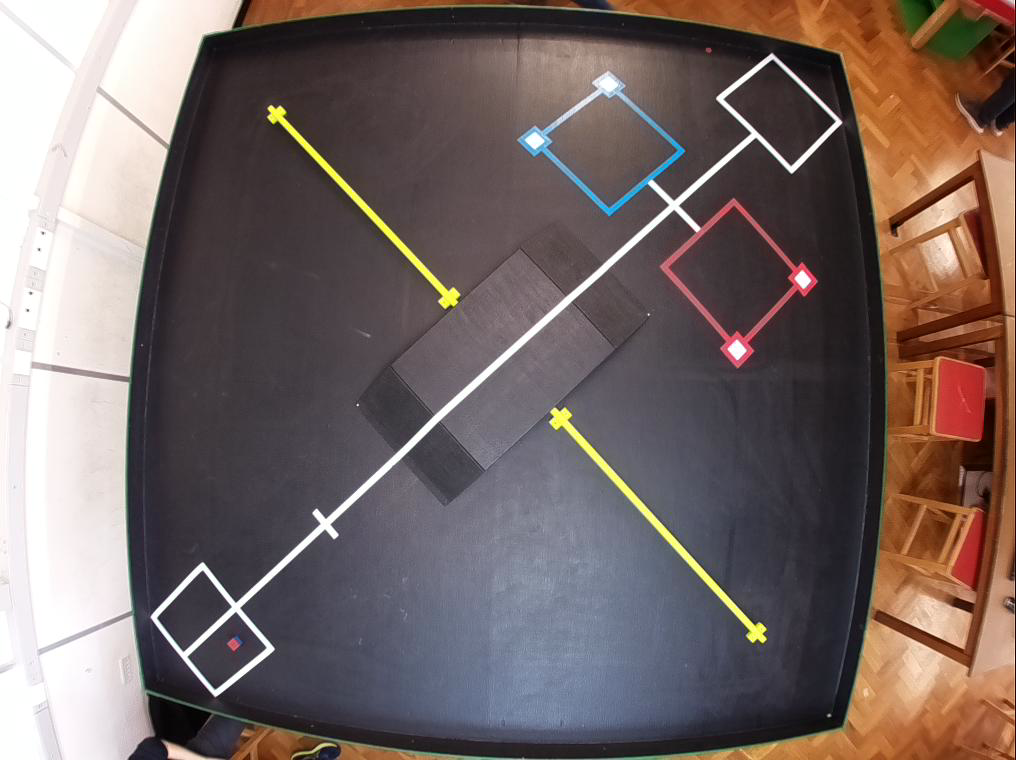
#> input picture Vision/TestPics/DT_imaged8.png, 1016 x 760 px, found by its file name
$ python test.py   (older library calls are emulated)
#> lines starting #> are read from the running program, lines starting #| are printed output that depends on the picture; after the words box and inside, x2 and y2 are one past the last pixel; in counts of white or black regions, pixels touching at a corner belong together
### Vision/calibrate.py
import cv2
import numpy as np
import os
import glob


# [50 lines left out: function calibrate, not called in this run]

def undistort_fisheye(img, K=np.array([[637.8931714029114, 0.0, 509.67125143385334], [0.0, 636.4000140079311, 371.2613659540199], [0.0, 0.0, 1.0]]), D=np.array([[-0.02628723220492124], [-0.1740869162806197], [0.11587794888959864], [0.041124156040405195]]), DIM=(1016, 760)):
    img = rotate_image(img, -3)
    h,w = img.shape[:2]
    cam = np.eye(3)
    DIM = (int(w * 1.1), int(h * 1.1))
    map1, map2 = cv2.fisheye.initUndistortRectifyMap(K, D, cam, K, DIM, cv2.CV_16SC2)
    undistorted_img = cv2.remap(img, map1, map2, interpolation=cv2.INTER_LINEAR, borderMode=cv2.BORDER_DEFAULT)
    undistorted_img = undistorted_img[0:816, 90:987]
    return undistorted_img
# [5 lines left out: function undi, not called in this run]

def undistort(img, K=np.array([[637.8931714029114, 0.0, 509.67125143385334], [0.0, 636.4000140079311, 371.2613659540199], [0.0, 0.0, 1.0]]), D=np.array([[-0.02628723220492124], [-0.1740869162806197], [0.11587794888959864], [0.041124156040405195]]), DIM=(1016, 760)):
    return cv2.undistort(img, K, D, None, K)
# calibrate camera, output parameter, and undistort val.jpg

def rotate_image(image, angle):
  image_center = tuple(np.array(image.shape[1::-1]) / 2)
  rot_mat = cv2.getRotationMatrix2D(image_center, angle, 1.0)
  result = cv2.warpAffine(image, rot_mat, image.shape[1::-1], flags=cv2.INTER_LINEAR)
  return result
# [6 lines that do not run on import are left out]

### Vision/mask.py
import cv2
import numpy as np

def red_mask(img, lower=[(0,80,100), (5,255,255)], higher=[(165,80,100), (180,255,255)]):
    img_hsv = cv2.cvtColor(img, cv2.COLOR_BGR2HSV)
    mask1 = cv2.inRange(img_hsv, lower[0], lower[1])
    mask2 = cv2.inRange(img_hsv, higher[0], higher[1])
    mask = cv2.bitwise_or(mask1, mask2 )
    croped = cv2.bitwise_and(img, img, mask=mask)
    return croped


def blue_mask(img, lower=[(115,38,148)], higher=[(160, 113, 255)]):
    img_hsv = cv2.cvtColor(img, cv2.COLOR_BGR2HSV)
    mask = cv2.inRange(img_hsv, lower[0], higher[0])
    croped = cv2.bitwise_and(img, img, mask=mask)
    return croped


def white_mask(img, lower=[(79,54,123)], higher=[(215, 255, 255)]):
    img_hsv = cv2.cvtColor(img, cv2.COLOR_BGR2HSV)
    mask = cv2.inRange(img_hsv, lower[0], higher[0])
    croped = cv2.bitwise_and(img, img, mask=mask)
    return croped

# [18 lines left out: functions green_mask, anti_glare, sharpen, not called in this run]

### Vision/contours.py
import numpy as np
import cv2


def get_contour(pic):
    im = pic
    # Convert to graycsale
    imgray = cv2.cvtColor(im, cv2.COLOR_BGR2GRAY)
    imgray = get_canny_edge(imgray)
    ret, thresh = cv2.threshold(imgray, 230, 255, 0)
    contours, hierarchy = cv2.findContours(thresh, cv2.RETR_TREE, cv2.CHAIN_APPROX_SIMPLE)
    return contours


# [8 lines left out: function get_sobel_edge, not called in this run]


def get_canny_edge(pic):
    img = pic

    ######### Blur the image for better edge detection
    img = cv2.GaussianBlur(img, (3,3), 0)


    ######## Sharpen the image
    # kernel = np.array([[0, -1, 0],
    #                [-1, 5,-1],
    #                [0, -1, 0]])
    # image_sharp = cv2.filter2D(src=img, ddepth=-1, kernel=kernel)

    ######### Canny Edge Detection
    edges = cv2.Canny(image=img, threshold1=60, threshold2=200)

    return edges

### Vision/poly.py
import cv2
import contours
import numpy as np


# [12 lines left out: function get_average, not called in this run]


def get_poly(pic):
    img = pic

    font = cv2.FONT_HERSHEY_COMPLEX

    contour = contours.get_contour(img)
    polygons_list = []
    for cnt in contour :

        approx = cv2.approxPolyDP(cnt, 0.001 * cv2.arcLength(cnt, True), True)
        polygons_list.append(approx)

    return polygons_list


############ draw coordinate list on img picture
############ (y,x)
# [35 lines left out: functions draw_points_yx, draw_points_xy, draw_line_rot, not called in this run]

### Vision/corners.py
import cv2
import numpy as np
import contours
import imutils
import poly as pl

font = cv2.FONT_HERSHEY_COMPLEX


def draw_corners(img):
    polygons_list = pl.get_poly(img)
    plist = []
    for polygon in polygons_list:
        polygons = polygon.ravel()
        i=0
        for j in polygons :
                if(i % 2 == 0):
                    x = polygons[i]
                    y = polygons[i + 1]
                    plist.append([x, y])

                    ####### put dots on corners
                    if(i == 0):
                        ####### dot on topmost co-ordinate.
                        img = cv2.circle(img, (x,y), radius=0, color=(255, 0, 0), thickness=-1)
                    else:
                        ####### dot on remaining co-ordinates.
                        img = cv2.circle(img, (x,y), radius=0, color=(0, 0, 255), thickness=-1)
                i = i + 1
    return plist, img


def draw_points(img, points, radius, color):
    for i in points:
        img = cv2.circle(img, (i[0],i[1]), radius=radius, color=color, thickness=radius)
    return img

### Vision/test.py
import cv2
import corners
import calibrate
import numpy as np
import poly as pl
import pandas as pd
import mask


def get_average(polygons):
    average_points = []
    for i in polygons:
        sum_x = 0
        sum_y = 0
        count = 0
        for j in i:
            sum_x += j[0][0]
            sum_y += j[0][1]
            count += 1
        average_points.append([int(sum_x/count), int(sum_y/count)])
    return average_points


K2 = np.array([[637.8931714029114, 0.0, 509.67125143385334], [0.0, 636.4000140079311, 371.2613659540199], [0.0, 0.0, 1.0]])
D2 = np.array([[-0.02628723220492124], [-0.1740869162806197], [0.11587794888959864], [0.041124156040405195]])
DIM2 = (1016, 760)


img = cv2.imread("/Users/davidhao/GitProject/CamProject/Vision-RB-Robotics/TestPics/DT_imaged8.png")
#> img is the input picture: shape (760, 1016, 3); mean B, G, R 100.2, 102.9, 117.3
img = calibrate.undistort_fisheye(img, K2, D2, DIM2)
#> in undistort_fisheye, `undistorted_img = undistorted_img[0:816, 90:987]`:
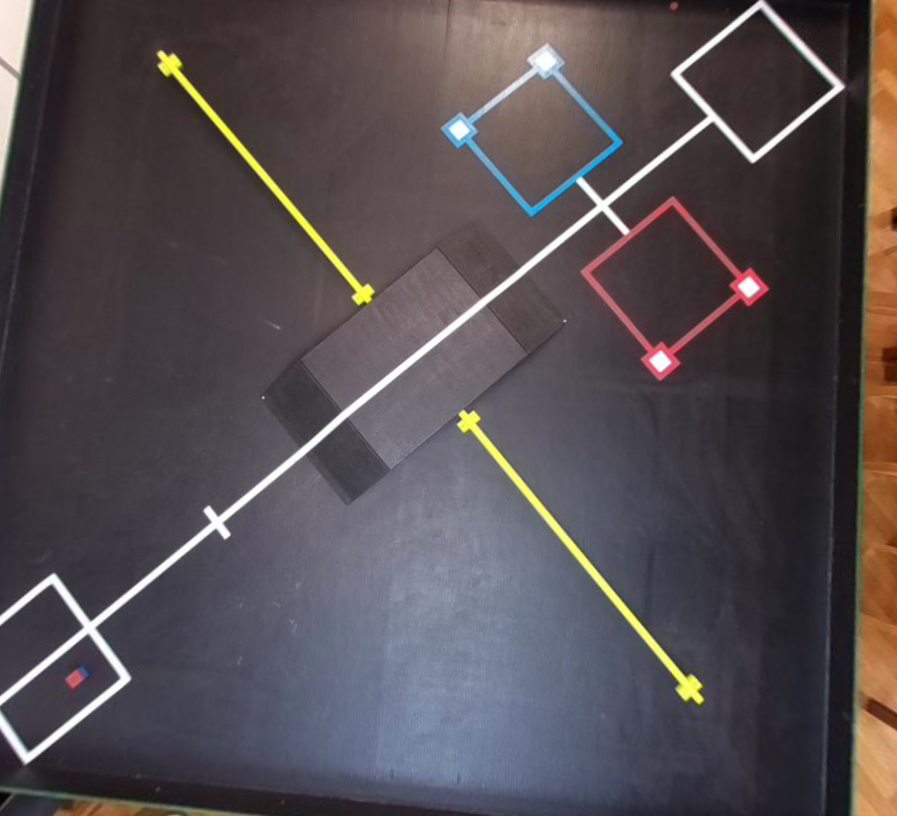
#> undistorted_img: shape (816, 897, 3); mean B, G, R 81.3, 77.6, 84.8
red = mask.red_mask(img=img)
#> in red_mask, `img_hsv = cv2.cvtColor(img, cv2.COLOR_BGR2HSV)`: img_hsv: shape (816, 897, 3); mean H, S, V 116.4, 48.6, 91.8
#> in red_mask, `mask1 = cv2.inRange(img_hsv, lower[0], lower[1])`:
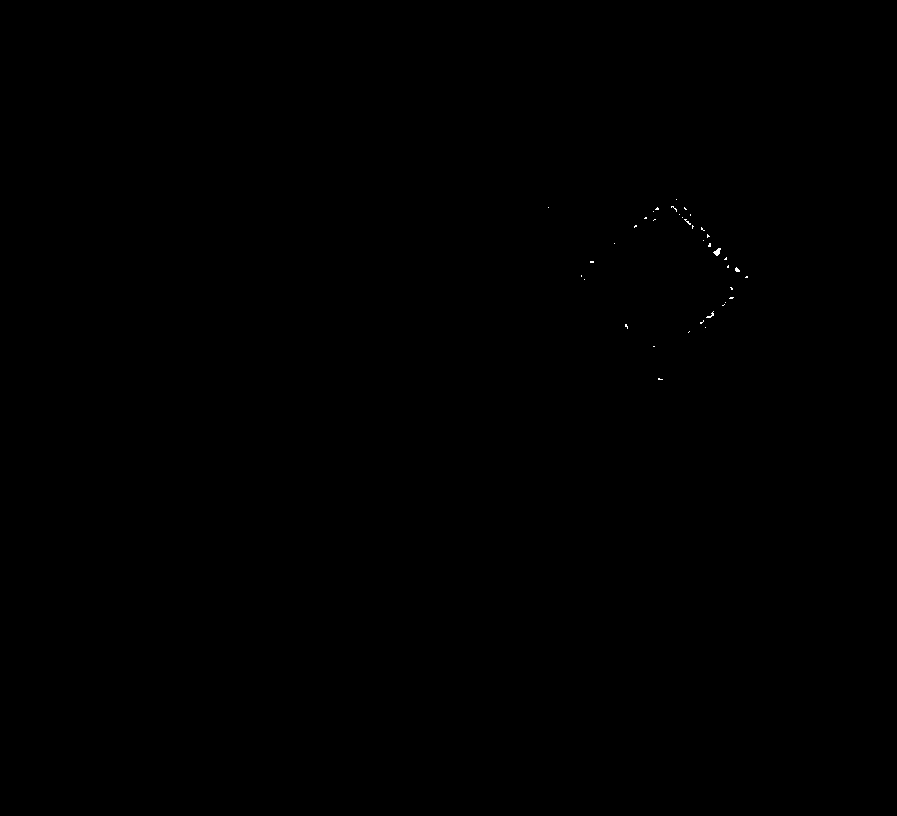
#> mask1: shape (816, 897); 0.03% white in thin lines or dots, all inside (x1, y1, x2, y2) = (548, 199, 748, 380)
#> in red_mask, `mask2 = cv2.inRange(img_hsv, higher[0], higher[1])`: mask2: shape (816, 897); 0.66% white; 11 white regions (8 under 20 px), largest, box (x1, y1, x2, y2) and area: (579, 196, 769, 381) 4564, (65, 672, 83, 690) 212, (671, 3, 678, 10) 39
#> in red_mask, `mask = cv2.bitwise_or(mask1, mask2 )`: mask: shape (816, 897); 0.69% white; 12 white regions (9 under 20 px), largest, box (x1, y1, x2, y2) and area: (579, 196, 769, 381) 4799, (65, 672, 83, 690) 212, (671, 3, 678, 10) 39
blue = mask.blue_mask(img=img)
#> in blue_mask, `mask = cv2.inRange(img_hsv, lower[0], higher[0])`: mask: shape (816, 897); 0.02% white in thin lines or dots, all inside (x1, y1, x2, y2) = (15, 152, 658, 752)
white = mask.white_mask(img=img)
#> in white_mask, `mask = cv2.inRange(img_hsv, lower[0], higher[0])`: mask: shape (816, 897); 6.2% white; 102 white regions (93 under 20 px), largest, box (x1, y1, x2, y2) and area: (301, 577, 584, 792) 37474, (580, 196, 768, 379) 4040, (442, 90, 623, 217) 2698


cv2.imshow('white', white)
polygons = pl.get_poly(white)
#> in get_canny_edge, `edges = cv2.Canny(image=img, threshold1=60, threshold2=200)`:
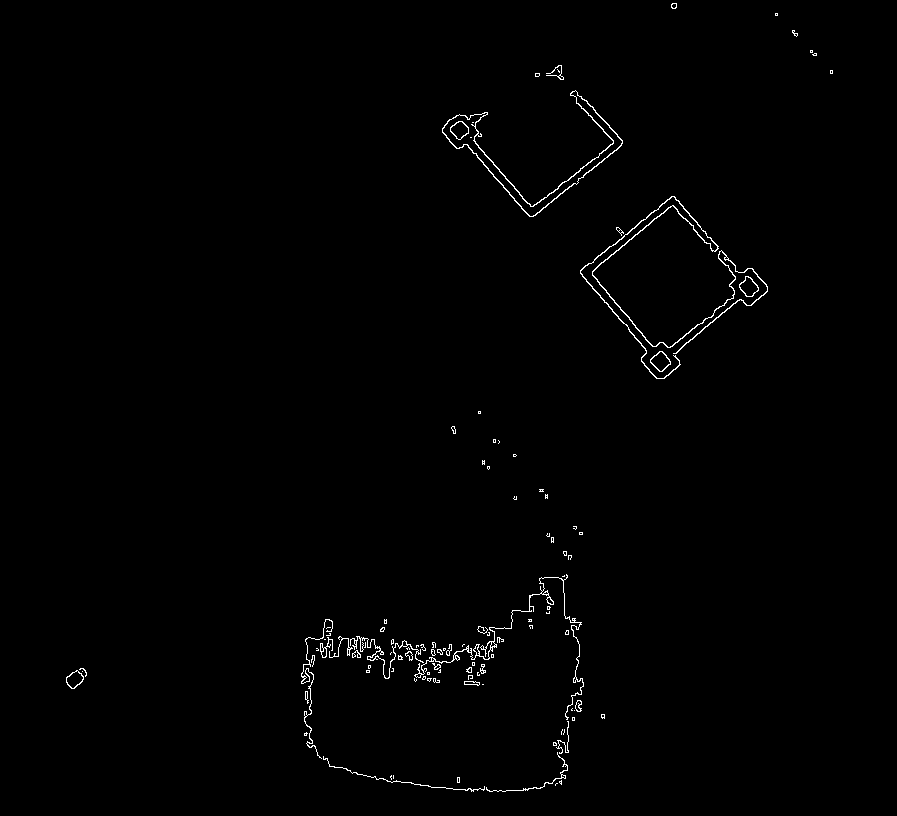
#> edges: shape (816, 897); 0.78% white in thin lines or dots, all inside (x1, y1, x2, y2) = (66, 3, 833, 792)
#> in get_contour, `contours, hierarchy = cv2.findContours(thresh, cv2.RETR_TREE, cv2.CHAI..`: contours = 197 contours, 164 with area under 20; largest, box (x1, y1, x2, y2) and area: (442, 90, 623, 217) 2998, (442, 90, 623, 217) 2637, (580, 196, 768, 379) 554, (414, 574, 584, 720) 293, (650, 351, 671, 372) 255
#> in get_poly, `contour = contours.get_contour(img)`: contour has the same summary as contours in get_contour
#> the loop in get_poly, `for cnt in contour : ` made 197 passes
#> approx on passes 3, 4, 6: [[559, 782], [560, 781], [561, 782], [560, 783]], [[457, 777], [457, 782], [459, 782], [459, 777]], [[393, 775], [393, 778]]
#> after the loop in get_poly, `for cnt in contour :`: polygons_list = 197 contours, 164 with area under 20; largest, box (x1, y1, x2, y2) and area: (442, 90, 623, 217) 3012, (442, 90, 623, 217) 2622, (580, 196, 768, 379) 632, (414, 574, 584, 720) 330, (650, 351, 671, 372) 255
#> polygons has the same summary as polygons_list in get_poly
average = get_average(polygons)
#> the loop in get_average, `for i in polygons:` made 197 passes
#> after the loop in get_average, `for i in polygons:`: average_points = 197 pairs, first value 74 to 831, second value 5 to 783
#> average has the same summary as average_points in get_average
plist, current_frame = corners.draw_corners(white)
#> the loop in get_poly (call 2), `for cnt in contour : ` made 197 passes
#> the loop in draw_corners, `for polygon in polygons_list:` made 197 passes
#> polygons on passes 1 to 3: [557, 783, 556, 783, 555, 784, 555, 785, 555, 784, 556, 783], [561, 780, 560, 781, 559, 781, 559, 782, 561, 784], [559, 782, 560, 781, 561, 782, 560, 783]
#> after the loop in draw_corners, `for polygon in polygons_list:`:
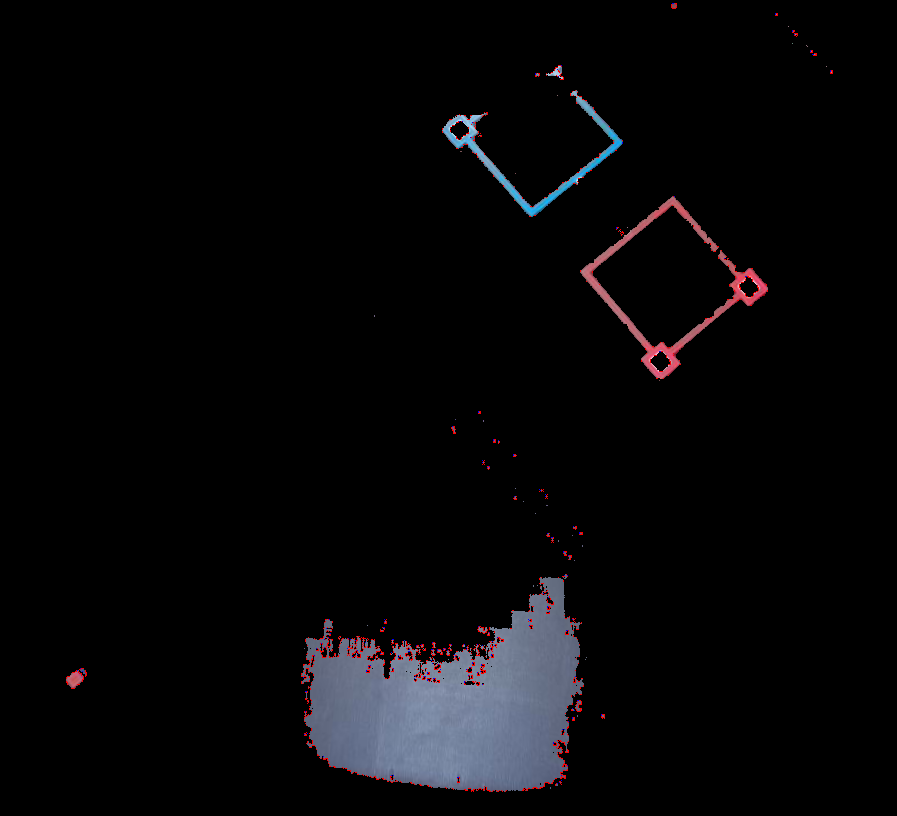
#> img: shape (816, 897, 3); mean B, G, R 8.7, 7.2, 7.6
#> after the loop in draw_corners, `for polygon in polygons_list:`: plist = 2717 pairs, first value 66 to 832, second value 3 to 791
cv2.imshow('frame', current_frame)
blank_image = np.zeros(shape=current_frame.shape, dtype=np.uint8)
cv2.imshow('averages', corners.draw_points(current_frame, average, 3, (0, 255, 0)))
#> the loop in draw_points, `for i in points:` made 197 passes
#> i on passes 1 to 3: [555, 783], [560, 781], [560, 782]
#> after the loop in draw_points, `for i in points:`:
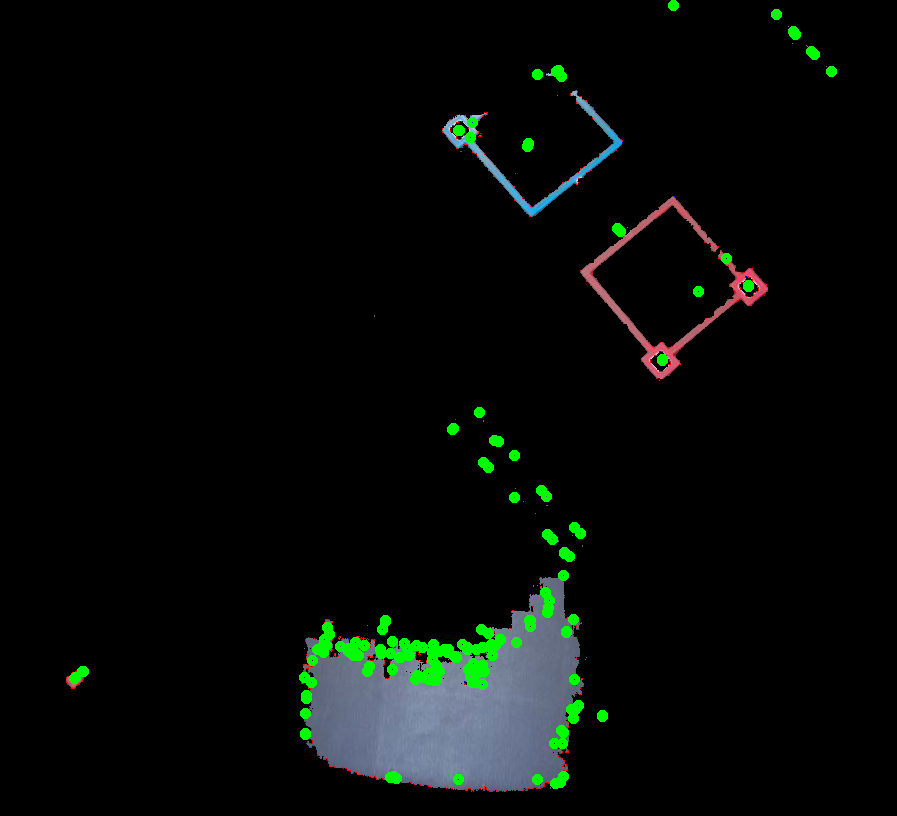
#> img: shape (816, 897, 3); mean B, G, R 7.8, 10.3, 6.5
cv2.waitKey(0)
